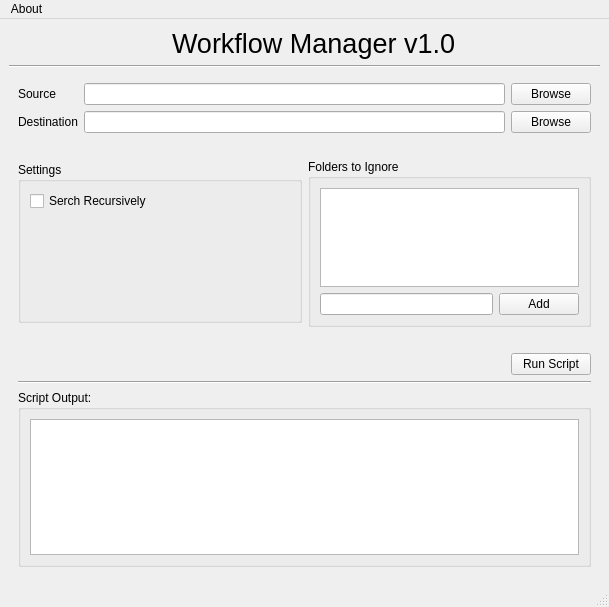
<?xml version="1.0" encoding="UTF-8"?>
<ui version="4.0">
 <class>MainWindow</class>
 <widget class="QMainWindow" name="MainWindow">
  <property name="geometry">
   <rect>
    <x>0</x>
    <y>0</y>
    <width>609</width>
    <height>607</height>
   </rect>
  </property>
  <property name="windowTitle">
   <string>MainWindow</string>
  </property>
  <property name="windowIcon">
   <iconset>
    <normaloff>:/resources/icon</normaloff>:/resources/icon</iconset>
  </property>
  <property name="statusTip">
   <string/>
  </property>
  <widget class="QWidget" name="centralwidget">
   <property name="statusTip">
    <string/>
   </property>
   <layout class="QVBoxLayout" name="verticalLayout_2" stretch="1,1,1000">
    <item>
     <layout class="QVBoxLayout" name="header">
      <property name="spacing">
       <number>6</number>
      </property>
      <item>
       <layout class="QHBoxLayout" name="headerHorizontalLayout" stretch="0,0,0,0,0">
        <item>
         <spacer name="horizontalSpacerLeft">
          <property name="orientation">
           <enum>Qt::Horizontal</enum>
          </property>
          <property name="sizeHint" stdset="0">
           <size>
            <width>40</width>
            <height>10</height>
           </size>
          </property>
         </spacer>
        </item>
        <item>
         <widget class="QLabel" name="header_icon">
          <property name="enabled">
           <bool>true</bool>
          </property>
          <property name="sizePolicy">
           <sizepolicy hsizetype="Preferred" vsizetype="Preferred">
            <horstretch>0</horstretch>
            <verstretch>0</verstretch>
           </sizepolicy>
          </property>
          <property name="maximumSize">
           <size>
            <width>16777215</width>
            <height>16777215</height>
           </size>
          </property>
          <property name="text">
           <string>&lt;html&gt;&lt;head/&gt;&lt;body&gt;&lt;p&gt;&lt;img src=&quot;:/resources/icon&quot; height=&quot;64&quot; width=&quot;64&quot; /&gt;&lt;/p&gt;&lt;/body&gt;&lt;/html&gt;</string>
          </property>
          <property name="scaledContents">
           <bool>true</bool>
          </property>
          <property name="wordWrap">
           <bool>false</bool>
          </property>
         </widget>
        </item>
        <item>
         <widget class="QLabel" name="label">
          <property name="text">
           <string/>
          </property>
         </widget>
        </item>
        <item>
         <widget class="QLabel" name="header_app_name">
          <property name="font">
           <font>
            <pointsize>20</pointsize>
           </font>
          </property>
          <property name="text">
           <string>Workflow Manager v1.0</string>
          </property>
         </widget>
        </item>
        <item>
         <spacer name="horizontalSpacerRight">
          <property name="orientation">
           <enum>Qt::Horizontal</enum>
          </property>
          <property name="sizeHint" stdset="0">
           <size>
            <width>40</width>
            <height>10</height>
           </size>
          </property>
         </spacer>
        </item>
       </layout>
      </item>
     </layout>
    </item>
    <item>
     <widget class="Line" name="horizontalLine">
      <property name="orientation">
       <enum>Qt::Horizontal</enum>
      </property>
     </widget>
    </item>
    <item>
     <widget class="QWidget" name="script" native="true">
      <layout class="QVBoxLayout" name="verticalLayout_4">
       <item>
        <layout class="QGridLayout" name="gridLayout">
         <item row="0" column="3">
          <widget class="QPushButton" name="source_browse_button">
           <property name="text">
            <string>Browse</string>
           </property>
           <property name="icon">
            <iconset theme="document-open">
             <normaloff>../3ed235e4</normaloff>../3ed235e4</iconset>
           </property>
          </widget>
         </item>
         <item row="1" column="2">
          <widget class="QLineEdit" name="destination_line_edit"/>
         </item>
         <item row="0" column="1">
          <widget class="QLabel" name="source_label">
           <property name="text">
            <string>Source</string>
           </property>
          </widget>
         </item>
         <item row="1" column="1">
          <widget class="QLabel" name="destination_label">
           <property name="text">
            <string>Destination</string>
           </property>
          </widget>
         </item>
         <item row="0" column="2">
          <widget class="QLineEdit" name="source_line_edit"/>
         </item>
         <item row="1" column="3">
          <widget class="QPushButton" name="destination_browse_button">
           <property name="text">
            <string>Browse</string>
           </property>
           <property name="icon">
            <iconset theme="document-save">
             <normaloff>../3ed235e4</normaloff>../3ed235e4</iconset>
           </property>
          </widget>
         </item>
         <item row="3" column="2">
          <spacer name="runScriptHorizontalSpacer">
           <property name="orientation">
            <enum>Qt::Horizontal</enum>
           </property>
           <property name="sizeHint" stdset="0">
            <size>
             <width>40</width>
             <height>20</height>
            </size>
           </property>
          </spacer>
         </item>
        </layout>
       </item>
       <item>
        <layout class="QHBoxLayout" name="horizontalLayout">
         <item>
          <widget class="QGroupBox" name="groupBox">
           <property name="sizePolicy">
            <sizepolicy hsizetype="Preferred" vsizetype="Fixed">
             <horstretch>0</horstretch>
             <verstretch>0</verstretch>
            </sizepolicy>
           </property>
           <property name="title">
            <string>Settings</string>
           </property>
           <property name="alignment">
            <set>Qt::AlignLeading|Qt::AlignLeft|Qt::AlignTop</set>
           </property>
           <property name="flat">
            <bool>false</bool>
           </property>
           <layout class="QVBoxLayout" name="verticalLayout">
            <item>
             <widget class="QCheckBox" name="scan_recursively_checkbox">
              <property name="text">
               <string>Serch Recursively</string>
              </property>
             </widget>
            </item>
            <item>
             <spacer name="horizontalSpacer_2">
              <property name="orientation">
               <enum>Qt::Horizontal</enum>
              </property>
              <property name="sizeHint" stdset="0">
               <size>
                <width>40</width>
                <height>20</height>
               </size>
              </property>
             </spacer>
            </item>
            <item>
             <spacer name="verticalSpacer">
              <property name="orientation">
               <enum>Qt::Vertical</enum>
              </property>
              <property name="sizeHint" stdset="0">
               <size>
                <width>20</width>
                <height>40</height>
               </size>
              </property>
             </spacer>
            </item>
            <item>
             <spacer name="verticalSpacer_2">
              <property name="orientation">
               <enum>Qt::Vertical</enum>
              </property>
              <property name="sizeHint" stdset="0">
               <size>
                <width>20</width>
                <height>40</height>
               </size>
              </property>
             </spacer>
            </item>
           </layout>
          </widget>
         </item>
         <item>
          <widget class="QGroupBox" name="ignoreFoldersGroupBox">
           <property name="sizePolicy">
            <sizepolicy hsizetype="Preferred" vsizetype="Fixed">
             <horstretch>0</horstretch>
             <verstretch>0</verstretch>
            </sizepolicy>
           </property>
           <property name="title">
            <string>Folders to Ignore</string>
           </property>
           <property name="alignment">
            <set>Qt::AlignLeading|Qt::AlignLeft|Qt::AlignTop</set>
           </property>
           <layout class="QHBoxLayout" name="horizontalLayout_3">
            <item>
             <layout class="QVBoxLayout" name="verticalLayout_6">
              <item>
               <widget class="QListWidget" name="folder_to_ignore_list_widget">
                <property name="sizePolicy">
                 <sizepolicy hsizetype="Expanding" vsizetype="Minimum">
                  <horstretch>0</horstretch>
                  <verstretch>0</verstretch>
                 </sizepolicy>
                </property>
                <property name="maximumSize">
                 <size>
                  <width>16777215</width>
                  <height>99</height>
                 </size>
                </property>
               </widget>
              </item>
              <item>
               <layout class="QHBoxLayout" name="horizontalLayout_2">
                <item>
                 <widget class="QLineEdit" name="folder_to_ignore_line_edit"/>
                </item>
                <item>
                 <widget class="QPushButton" name="folder_to_ignore_add_button">
                  <property name="text">
                   <string>Add</string>
                  </property>
                 </widget>
                </item>
               </layout>
              </item>
             </layout>
            </item>
           </layout>
          </widget>
         </item>
        </layout>
       </item>
       <item>
        <widget class="QLabel" name="label_2">
         <property name="text">
          <string/>
         </property>
        </widget>
       </item>
       <item>
        <layout class="QHBoxLayout" name="horizontalLayout_4">
         <item>
          <spacer name="horizontalSpacer_3">
           <property name="orientation">
            <enum>Qt::Horizontal</enum>
           </property>
           <property name="sizeHint" stdset="0">
            <size>
             <width>40</width>
             <height>20</height>
            </size>
           </property>
          </spacer>
         </item>
         <item>
          <widget class="QPushButton" name="run_script_button">
           <property name="text">
            <string>Run Script</string>
           </property>
           <property name="icon">
            <iconset theme="text-x-script">
             <normaloff>../3ed235e4</normaloff>../3ed235e4</iconset>
           </property>
          </widget>
         </item>
        </layout>
       </item>
       <item>
        <widget class="Line" name="line">
         <property name="orientation">
          <enum>Qt::Horizontal</enum>
         </property>
        </widget>
       </item>
       <item>
        <widget class="QGroupBox" name="script_output">
         <property name="sizePolicy">
          <sizepolicy hsizetype="Preferred" vsizetype="Expanding">
           <horstretch>0</horstretch>
           <verstretch>0</verstretch>
          </sizepolicy>
         </property>
         <property name="title">
          <string>Script Output:</string>
         </property>
         <layout class="QVBoxLayout" name="verticalLayout_3">
          <item>
           <widget class="QPlainTextEdit" name="script_output_text_edit"/>
          </item>
         </layout>
        </widget>
       </item>
      </layout>
     </widget>
    </item>
   </layout>
  </widget>
  <widget class="QMenuBar" name="menubar">
   <property name="geometry">
    <rect>
     <x>0</x>
     <y>0</y>
     <width>609</width>
     <height>19</height>
    </rect>
   </property>
   <widget class="QMenu" name="menuAbout">
    <property name="title">
     <string>About</string>
    </property>
    <addaction name="about_action"/>
    <addaction name="actionCustom"/>
   </widget>
   <addaction name="menuAbout"/>
  </widget>
  <widget class="QStatusBar" name="statusbar"/>
  <action name="actionMain">
   <property name="text">
    <string>Main</string>
   </property>
  </action>
  <action name="about_action">
   <property name="text">
    <string>About</string>
   </property>
  </action>
  <action name="actionCustom">
   <property name="text">
    <string>Get more custom scripts...</string>
   </property>
  </action>
 </widget>
 <resources>
  <include location="../e8673f0d/resources.qrc"/>
 </resources>
 <connections/>
</ui>
